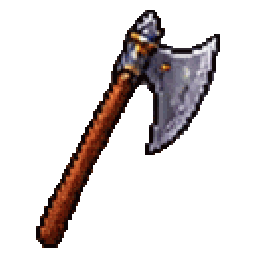
#> input picture assets/armory/bardiche.png, 256 x 256 px, given in place of heroAll.png, which was not available
$ python slice_hero_all.py
#> lines starting #> are read from the running program, lines starting #| are printed output that depends on the picture; after the words box and inside, x2 and y2 are one past the last pixel; in counts of white or black regions, pixels touching at a corner belong together; pictures that were not available may be replaced by others from this repository, and a replacement may not be noted
### tools/slice_sheets.py
"""Slice 6x6 sprite sheets into square PNGs (256x256 by default).

Usage:  python tools/slice_sheets.py [--size 256] [sheet_key=image.png ...]
With no args, slices every sheet image found in the project root
(Characters.png, Buildings.png, Tiles.png/Nature.png, Items.png, Effects.png).
Names come from tools/sheets.js so the browser slicer and this script agree.
"""
import json
import re
import sys
from pathlib import Path

import numpy as np
from PIL import Image
from scipy import ndimage

ROOT = Path(__file__).resolve().parent.parent
OUT_DIR = ROOT / "public" / "assets"
SIZE = 256        # override with --size (sheets hold ~210px per cell, so 256 keeps all detail)
PAD = 4
TILE_INSET = 0.01
ALPHA_CUT = 40     # pixels below this alpha count as background
MIN_SPECK = 30     # connected blobs smaller than this (px) are dropped

DEFAULT_FILES = {
    "buttons": ["buttons.png"],
    "seamonsters": ["seamonsters.png"],
    "boatsheet": ["NewBoats.png"],
    "races": ["races.png"],
    "races2": ["races2.png"],
    "races3": ["races3.png", "Races3.png"],
    "heroes": ["heroes.png", "Heroes.png"],
    "heroes2": ["heroes2.png", "Heroes2.png"],
    "characters": ["Characters.png"],
    "buildings": ["Buildings.png"],
    "buildings2": ["Buildings2.png"],
    "buildings3": ["Buildings3.png"],
    "units": ["Units.png"],
    "people": ["People.png"],
    "boats": ["Boats.png"],
    "magic": ["Magic.png"],
    "heroBoy": ["heroBoy.png", "HeroBoy1.png"],
    "heroGirl": ["heroGirl.png", "HeroGirl1.png"],
    "heroBody": ["HeroBody.png"],
    "arsenal": ["Arsenal.png"],
    "toolkit": ["Toolkit.png", "Tools2.png"],
    "furniture": ["Furniture.png"],
    "houseTiles": ["HouseTiles.png"],
    "dungeonTiles": ["DungeonTiles.png"],
    "dungeonMonsters": ["DungeonMonsters.png"],
    "projectiles": ["Projectiles.png"],
    "uiIcons": ["UIIcons.png"],
    "armory": ["Armory.png"],
    "avatars": ["Avatars.png"],
    "dungeonBosses": ["DungeonBosses.png"],
    "houseStyles": ["HouseStyles.png"],
    "heroAll": ["HeroAll.png", "Hero.png"],
    "heroWalk": ["HeroWalk.png"],
    "heroAttack": ["HeroAttack.png"],
    "heroMoves": ["HeroMoves.png"],
    "combat": ["Combat.png"],
    "gear": ["Gear.png"],
    "nature": ["Tiles.png", "Nature.png"],
    "items": ["Items.png", "Tools.png", "Icons.png"],
    "effects": ["Effects.png", "Weather.png"],
}


# [7 lines left out: function load_sheets, not called in this run]


def find_cuts(profile, count, search=0.3):
    """Split a 1D opacity profile into `count` bands.

    AI sheets are rarely perfectly even, so each cut is placed at the
    emptiest line near where the ideal grid line would be."""
    n = len(profile)
    step = n / count
    smooth = np.convolve(profile, np.ones(5) / 5, mode="same")
    cuts = [0]
    for k in range(1, count):
        ideal = k * step
        lo = max(cuts[-1] + 1, int(ideal - step * search))
        hi = min(n - 1, int(ideal + step * search))
        window = smooth[lo:hi]
        best = window.min()
        # among equally empty lines, take the one closest to the ideal line
        candidates = np.nonzero(window <= best + 0.5)[0] + lo
        cuts.append(int(candidates[np.argmin(np.abs(candidates - ideal))]))
    cuts.append(n)
    return cuts


def clean_mask(alpha, keep_frac=0.02):
    """Opaque mask with stray specks (from neighbours / bad bg removal) removed."""
    mask = alpha > ALPHA_CUT
    labels, num = ndimage.label(mask, structure=np.ones((3, 3)))
    if num == 0:
        return mask
    sizes = ndimage.sum(mask, labels, range(1, num + 1))
    keep = np.zeros(num + 1, bool)
    keep[1:] = sizes >= max(MIN_SPECK, sizes.max() * keep_frac)
    return keep[labels]


# [113 lines left out: functions key_out_background, slice_sheet, main, not called in this run]


# [2 lines that do not run on import are left out]

### tools/slice_hero_all.py
"""Slice heroAll.png (every hero animation, boy and girl, in one sheet) into public/assets/hero.

The generated sheet came out as 14 columns x 8 rows: columns 1-7 are the boy, 8-14 the girl (7 frames each),
and the rows are walk down, walk up, walk right, attack down, attack up, attack right, block, hurt.
The attack-right row lunges with speed lines and a dust puff, so it also serves as the dash.

Every frame is cut from a window of the SAME size, centred on its column and row, and scaled by the same factor,
so the animation never jitters.  Usage: python tools/slice_hero_all.py [heroAll.png]
"""
import sys
from pathlib import Path

import numpy as np
from PIL import Image

sys.path.insert(0, str(Path(__file__).resolve().parent))
from slice_sheets import find_cuts, clean_mask, ALPHA_CUT  # noqa: E402

ROOT = Path(__file__).resolve().parent.parent
COLS, ROWS, PER_HERO, FRAMES = 14, 8, 7, 6
SIZE = 256
ROW_ANIMS = ['walk_down', 'walk_up', 'walk_side', 'attack_down', 'attack_up', 'attack_side', 'block_side', 'hurt_down']
ALSO = {'attack_side': ['dash_side']}   # rows that double as another animation


def main():
    src = ROOT / (sys.argv[1] if len(sys.argv) > 1 else 'heroAll.png')
    img = Image.open(src).convert('RGBA')
#> img is the input picture: PIL image 256x256 RGBA; mean R, G, B, A 17.7, 12.7, 12.5, 49
    rgba = np.array(img)
    opaque = rgba[:, :, 3] > ALPHA_CUT
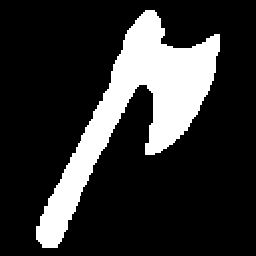
#> opaque: shape (256, 256) bool; 19.2% white; 1 white region, box (x1, y1, x2, y2) and area: (36, 10, 220, 248) 12596
    row_cuts = find_cuts(opaque.sum(axis=1), ROWS)
#> in find_cuts, `n = len(profile)`: n = 256
#> in find_cuts, `step = n / count`: step = 32
#> in find_cuts, `smooth = np.convolve(profile, np.ones(5) / 5, mode="same")`: smooth = 256 values, max 103.8 at index 70, min 0 at index 0, mean 49.2
#> the loop in find_cuts, `for k in range(1, count):` made 7 passes
#> (ideal, lo, hi, best, candidates) on passes 1, 2, 3, 4, 5, 7: (32, 22, 41, 26.4, [22, 23]), (64, 54, 73, 98.2, [54, 55]), (96, 86, 105, 77.4, [101, 102, 103, 104]), (128, 118, 137, 60.6, [136]), (160, 150, 169, 27, [160, 161, 162, 163, 164, 165, 166, 167]), (224, 214, 233, 28, [222, 223])
#> (ideal, lo, hi, best) on pass 6: (192, 182, 201, 28.2)
#> after the loop in find_cuts, `for k in range(1, count):`: cuts = [0, 23, 55, 101, 136, 160, 192, 223]
#> row_cuts = [0, 23, 55, 101, 136, 160, 192, 223, 256]
    col_cuts = find_cuts(opaque.sum(axis=0), COLS)
#> the loop in find_cuts (call 2), `for k in range(1, count):` made 13 passes
#> (ideal, lo, hi, window, best, candidates) on passes 1, 2, 4, 5, 7, 11: (18.29, 12, 23, [0, 0, 0, 0, 0, 0, 0, 0, 0, 0, 0], 0, [12, 13, 14, 15, 16, 17, 18, 19, 20, 21, 22]), (36.57, 31, 42, [0, 0, 0, 2.8, 5.6, 8.8, 12, 17.6, 20.4, 24.4, 28], 0, [31, 32, 33]), (73.14, 67, 78, [61.4, 61.4, 61, 60.2, 61, 61.4, 60.6, 59.8, 59.4, 59, 59], 59, [75, 76, 77]), (91.43, 85, 96, [56, 56.4, 56.4, 55.6, 54.8, 54.4, 54, 54, 54, 54, 54], 54, [90, 91, 92, 93, 94, 95]), (128, 122, 133, [67.4, 69, 71, 73, 73, 72.6, 72.2, 71.8, 71.4, 70.6, 70.2], 67.4, [122]), (201.1, 195, 206, [71.4, 70.2, 69.4, 67.4, 65.4, 63, 61.4, 59, 57.8, 57, 56.6], 56.6, [204, 205])
#> (ideal, lo, hi, best, candidates) on passes 3, 6, 8, 9, 10: (54.86, 49, 60, 49.2, [49]), (109.7, 104, 115, 54.4, [104, 107, 108]), (146.3, 140, 151, 69.8, [140]), (164.6, 159, 170, 99.8, [169]), (182.9, 177, 188, 81.4, [187])
#> col_cuts = [0, 18, 33, 49, 75, 91, 108, 122, 140, 169, 187, 204, 222, 238, 256]
    # one window size for every frame: the largest cell
    win_w = max(b - a for a, b in zip(col_cuts, col_cuts[1:]))
#> win_w = 29
    win_h = max(b - a for a, b in zip(row_cuts, row_cuts[1:]))
#> win_h = 46
    side = max(win_w, win_h)
#> side = 46
    out_dirs = [ROOT / 'public' / 'assets' / 'hero', ROOT / 'public' / 'assets-lo' / 'hero']
    for d in out_dirs:
        d.mkdir(parents=True, exist_ok=True)
    count = 0
    for r, anim in enumerate(ROW_ANIMS):
        cy = (row_cuts[r] + row_cuts[r + 1]) // 2
        for c in range(COLS):
            who = 'boy' if c < PER_HERO else 'girl'
            frame = c % PER_HERO
            if frame >= FRAMES:
                continue   # the 7th frame of each hero returns to the first pose; the loop does that already
            cx = (col_cuts[c] + col_cuts[c + 1]) // 2
            # the band itself, so a neighbour's sword never leaks in; then placed in a fixed-size square
            band = rgba[row_cuts[r]:row_cuts[r + 1], col_cuts[c]:col_cuts[c + 1]].copy()
            mask = clean_mask(band[:, :, 3], 0.08)
            band[~mask] = 0
            square = Image.new('RGBA', (side, side), (0, 0, 0, 0))
            # centre horizontally on the column, and keep the row's bottom edge as the floor line
            ox = side // 2 - (cx - col_cuts[c])
            oy = side - (row_cuts[r + 1] - row_cuts[r]) - (side - win_h) // 2
            square.paste(Image.fromarray(band), (ox, oy))
            out = square.resize((SIZE, SIZE), Image.BOX)
            out.putalpha(out.getchannel('A').point(lambda v: 255 if v >= 128 else 0))
            for name in [anim] + ALSO.get(anim, []):
                key = f'{who}_{name}_{frame}'
                small = out.quantize(colors=256, method=Image.Quantize.FASTOCTREE, dither=Image.Dither.NONE)
                small.save(out_dirs[0] / f'{key}.png', optimize=True)
                lo = out.resize((SIZE // 2, SIZE // 2), Image.NEAREST)
                lo.quantize(colors=256, method=Image.Quantize.FASTOCTREE, dither=Image.Dither.NONE).save(out_dirs[1] / f'{key}.png', optimize=True)
                count += 1
#> this loop made 8 passes
#> cy on passes 1 to 8: 11, 39, 78, 118, 148, 176, 207, 239
#> pass 1, in clean_mask (call 8), `mask = alpha > ALPHA_CUT`:
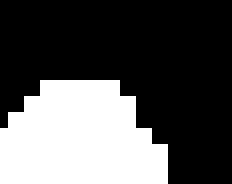
#> mask: shape (23, 29) bool (shown 8 times larger); 33.4% white; 1 white region, box (x1, y1, x2, y2) and area: (0, 10, 21, 23) 223
#> after the loop: lo: PIL image 128x128 RGBA; every value is 0
#> after the loop: out: PIL image 256x256 RGBA; every value is 0
#> after the loop: square: PIL image 46x46 RGBA; every value is 0
#> after the loop, count = 108
    print(f'hero: {count} frames -> public/assets/hero (cells {win_w}x{win_h}, window {side})')
#| hero: 108 frames -> public/assets/hero (cells 29x46, window 46)


if __name__ == '__main__':
    main()

$ run again, on assets/boats/burning_barrel.png
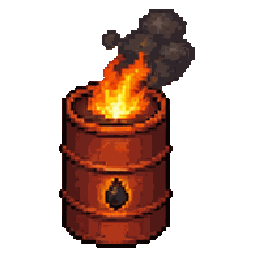
#> input picture assets/boats/burning_barrel.png, 256 x 256 px, found by its file name
#> in main, img is the input picture: PIL image 256x256 RGBA; mean R, G, B, A 39.4, 16.9, 9, 85.9
#> in main, `opaque = rgba[:, :, 3] > ALPHA_CUT`:
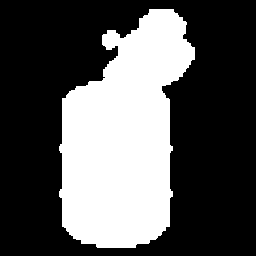
#> opaque: shape (256, 256) bool; 33.7% white; 1 white region, box (x1, y1, x2, y2) and area: (59, 9, 195, 248) 22078
#> n = 256
#> step = 32
#> smooth = 256 values, max 114 at index 148, min 0 at index 0, mean 86.24
#> the loop in find_cuts, `for k in range(1, count):` made 7 passes
#> (ideal, lo, hi, best, candidates) on passes 1, 2, 3, 6, 7: (32, 22, 41, 47, [22, 25]), (64, 54, 73, 77.4, [54, 55]), (96, 86, 105, 84.4, [86]), (192, 182, 201, 108, [182, 183, 184, 185, 186, 200]), (224, 214, 233, 95, [232])
#> after the loop in find_cuts, `for k in range(1, count):`: cuts = [0, 25, 55, 86, 128, 160, 186, 232]
#> row_cuts = [0, 25, 55, 86, 128, 160, 186, 232, 256]
#> the loop in find_cuts (call 2), `for k in range(1, count):` made 13 passes
#> (ideal, lo, hi, best, candidates) on passes 4 to 10: (73.14, 67, 78, 137.4, [67]), (91.43, 85, 96, 158.4, [85]), (109.7, 104, 115, 189.8, [104]), (128, 122, 133, 210.2, [122, 123]), (146.3, 140, 151, 224, [140]), (164.6, 159, 170, 158.2, [169]), (182.9, 177, 188, 30.6, [187])
#> col_cuts = [0, 18, 37, 55, 67, 85, 104, 123, 140, 169, 187, 201, 219, 238, 256]
#> win_w = 29
#> win_h = 46
#> the loop in main, `for r, anim in enumerate(ROW_ANIMS):` made 8 passes
#> cy on passes 1 to 8: 12, 40, 70, 107, 144, 173, 209, 244
#> pass 1, in clean_mask (call 8), `mask = alpha > ALPHA_CUT`:
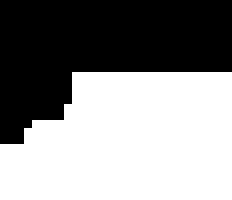
#> mask: shape (25, 29) bool (shown 8 times larger); 55.4% white; 1 black region, box (x1, y1, x2, y2) and area: (0, 0, 29, 18) 323
#> after the loop in main, `for r, anim in enumerate(ROW_ANIMS):`: count = 108
#| hero: 108 frames -> public/assets/hero (cells 29x46, window 46)

$ run again, on assets/boats2/galley.png
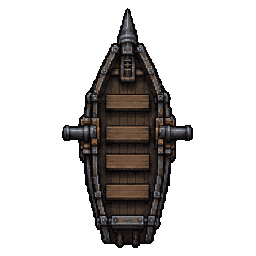
#> input picture assets/boats2/galley.png, 256 x 256 px, found by its file name
#> in main, img is the input picture: PIL image 256x256 RGBA; mean R, G, B, A 13.5, 11.3, 10.2, 63
#> in main, `opaque = rgba[:, :, 3] > ALPHA_CUT`:
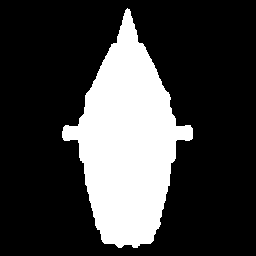
#> opaque: shape (256, 256) bool; 24.7% white; 1 white region, box (x1, y1, x2, y2) and area: (62, 8, 193, 248) 16196
#> n = 256
#> step = 32
#> smooth = 256 values, max 131 at index 133, min 0 at index 0, mean 63.27
#> the loop in find_cuts, `for k in range(1, count):` made 7 passes
#> (ideal, lo, hi, best, candidates) on passes 1 to 7: (32, 22, 41, 11.6, [22]), (64, 54, 73, 42.2, [54]), (96, 86, 105, 72.2, [86]), (128, 118, 137, 96, [118]), (160, 150, 169, 87, [165, 166, 167, 168]), (192, 182, 201, 76.2, [199, 200]), (224, 214, 233, 55.6, [232])
#> after the loop in find_cuts, `for k in range(1, count):`: cuts = [0, 22, 54, 86, 118, 165, 199, 232]
#> row_cuts = [0, 22, 54, 86, 118, 165, 199, 232, 256]
#> the loop in find_cuts (call 2), `for k in range(1, count):` made 13 passes
#> (ideal, lo, hi, window, best, candidates) on passes 1 to 4: (18.29, 12, 23, [0, 0, 0, 0, 0, 0, 0, 0, 0, 0, 0], 0, [12, 13, 14, 15, 16, 17, 18, 19, 20, 21, 22]), (36.57, 31, 42, [0, 0, 0, 0, 0, 0, 0, 0, 0, 0, 0], 0, [31, 32, 33, 34, 35, 36, 37, 38, 39, 40, 41]), (54.86, 49, 60, [0, 0, 0, 0, 0, 0, 0, 0, 0, 0, 0], 0, [49, 50, 51, 52, 53, 54, 55, 56, 57, 58, 59]), (73.14, 67, 78, [15.8, 15.4, 15, 14.6, 14.2, 14, 14, 14, 14, 15, 20.2], 14, [71, 72, 73, 74, 75])
#> col_cuts = [0, 18, 37, 55, 73, 85, 104, 122, 150, 169, 183, 201, 219, 238, 256]
#> win_w = 28
#> win_h = 47
#> the loop in main, `for r, anim in enumerate(ROW_ANIMS):` made 8 passes
#> cy on passes 1 to 8: 11, 38, 70, 102, 141, 182, 215, 244
#> pass 1, in main, `small.save(out_dirs[0] / f'{key}.png', optimize=True)`:
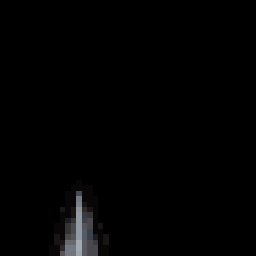
#> saved as girl_walk_down_0.png: PIL image 256x256 P; mean R, G, B 2.3, 2.3, 2.5
#> after the loop in main, `for r, anim in enumerate(ROW_ANIMS):`: count = 108
#| hero: 108 frames -> public/assets/hero (cells 28x47, window 47)
